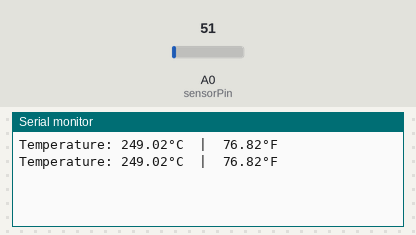
This sketch was run on a simulated Arduino Uno, built with avr-gcc and run on an emulated ATmega328P. On the bench: the last lines printed to the serial monitor. Inputs (shaded band) come from the test bench; at power-on: A0 (sensorPin) = 51.

Above: at 1.8 s.
1.9 s: A0 (sensorPin) set to 61
At 2.8 s:
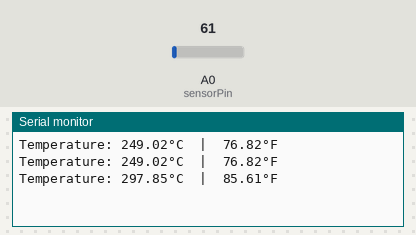
3.4 s: A0 (sensorPin) set to 71
At 4.8 s:
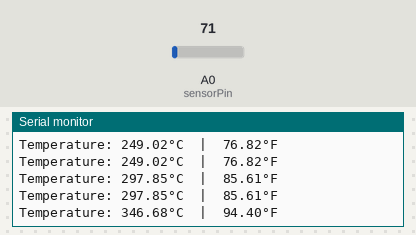
Timing chart, 0 to 6.4 s (numbered marks = the images above; inputs shaded):
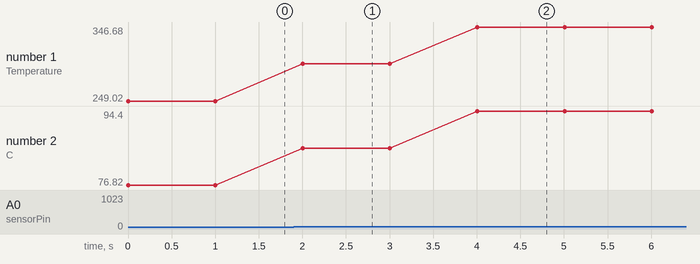

The sketch:

LM35.ino
```cpp
// Define the analog pin, the LM35's Vout pin is connected to
#define sensorPin A0

void setup() {
  // Begin serial communication at 9600 baud rate
  Serial.begin(9600);
}

void loop() {
  // Get the voltage reading from the LM35
  int reading = analogRead(sensorPin);

  // Convert that reading into milivolts
  float voltage = reading * (5000.0 / 1024.0);

  // Convert the voltage into the temperature in Celsius
  float temperatureC = voltage / 10.0;
  // Print the temperature in Celsius
  Serial.print("Temperature: ");
  Serial.print(voltage);
  Serial.print("\xC2\xB0"); // shows degree symbol
  Serial.print("C  |  ");

  // Print the temperature in Fahrenheit
  float temperatureF = (temperatureC * 9.0 / 5.0) + 32.0;
  Serial.print(temperatureF);
  Serial.print("\xC2\xB0"); // shows degree symbol
  Serial.println("F");

  delay(1000); // wait a second between readings
}
```

Measured:
- after the input at 1.9 s, the serial monitor: prints a new line after 0.10 s (image 1)
- after the input at 3.4 s, the serial monitor: prints a new line after 0.61 s (image 2)
- plotted number 1: 249.02 → 297.85 after the input at 1.9 s, 297.85 → 346.68 after the input at 3.4 s
- plotted number 2: 76.82 → 85.61 after the input at 1.9 s, 85.61 → 94.4 after the input at 3.4 s
